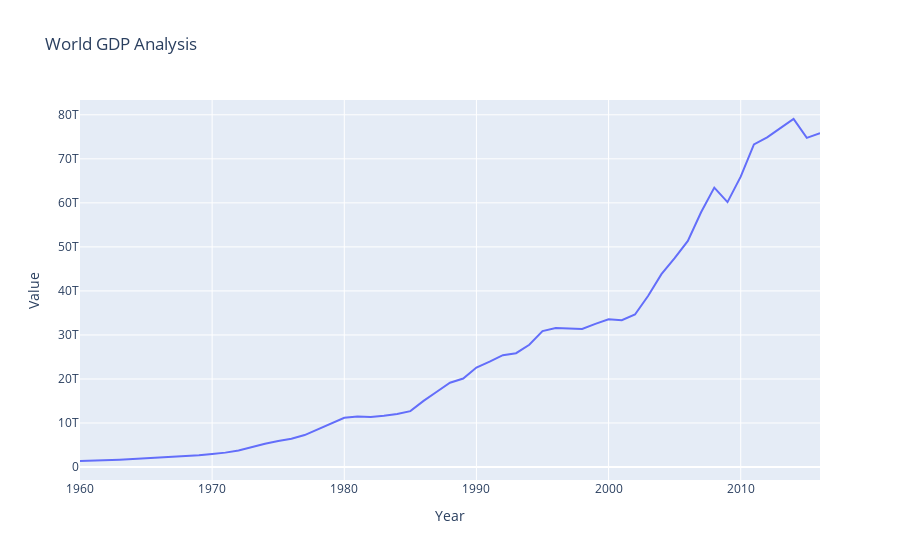

Notebook code cell kept with this figure:
### Code cell
df_pr = df[df['Country Name'] == 'World']

fig = px.line(df_pr, x = 'Year', y = 'Value', title = 'World GDP Analysis')

fig
